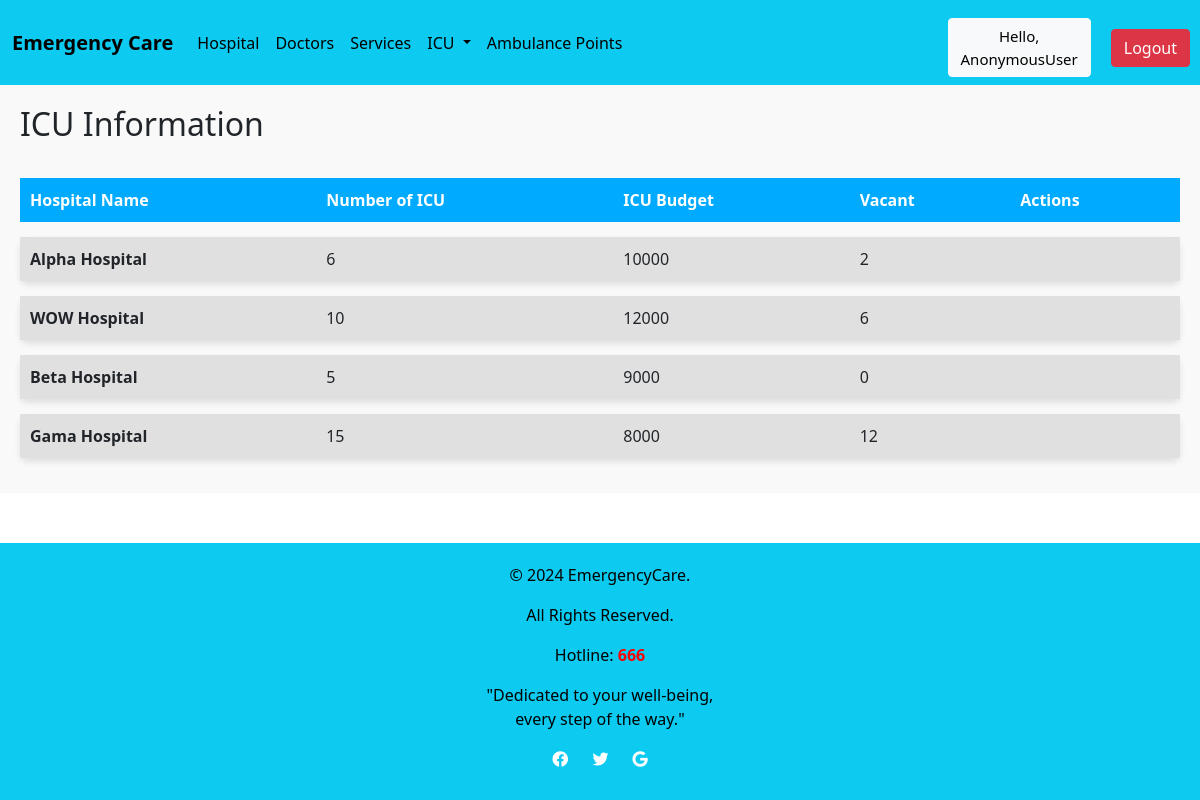
Before: /ICUVacancy/ with the older database file.
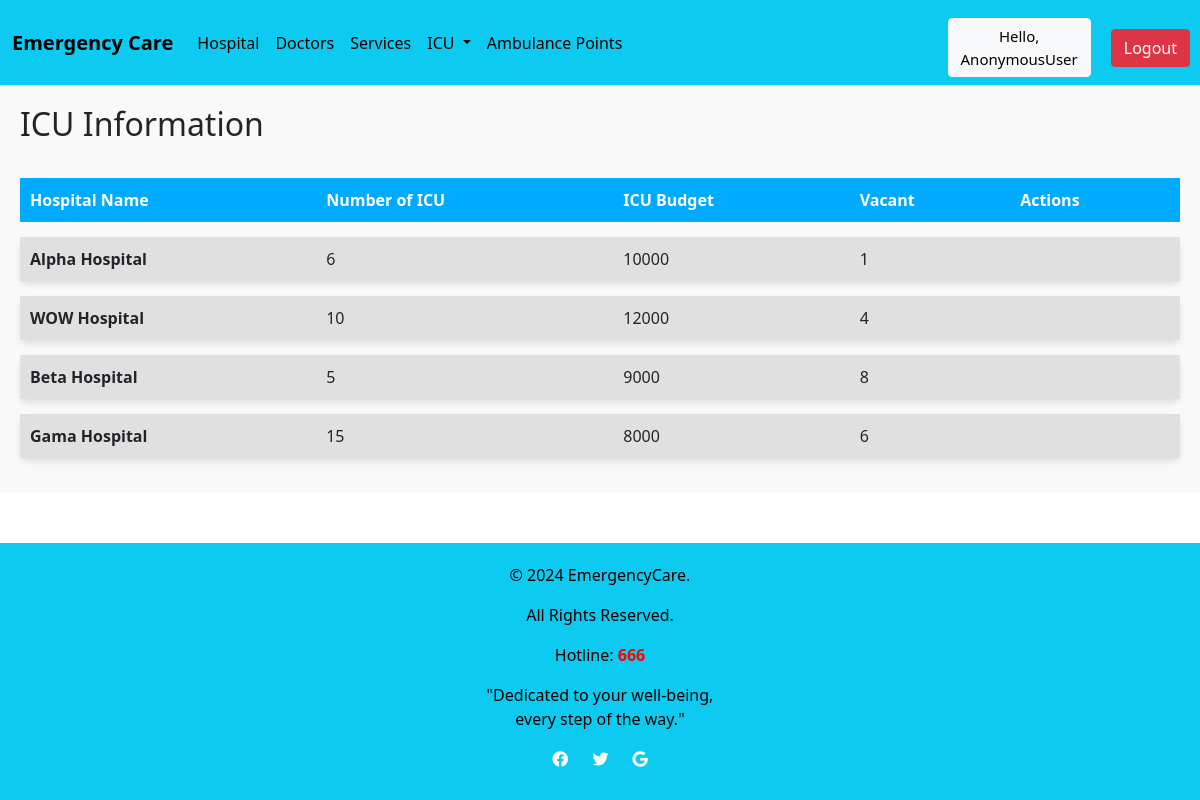
After: the same page with the newer database file.
### emergencycare/models.py (models this page shows, shortened)
class ICUVacancy(models.Model):
    H_Name = models.ForeignKey(Hospital, on_delete=models.CASCADE)
    Number_of_ICU = models.IntegerField(blank=True, null=True)
    ICU_Budget = models.IntegerField(blank=True, null=True)
    Vacant = models.IntegerField(blank=True, null=True)

class Hospital(models.Model):
    H_ID = models.CharField(max_length=200)
    H_name = models.CharField(max_length=200)
    Area_name = models.ForeignKey(Location, on_delete=models.CASCADE)
    image = models.ImageField(upload_to='images/',blank=True, null=True, default='images/default.jpg')
    def __str__(self):
        return self.H_name

### emergencycare/views.py (the view)
# urls.py: path('ICUVacancy/',e_views.icuvac,name='ICUVacancy'),
def icuvac(request):
    icuvac = ICUVacancy.objects.all()
    context = {
        'icuvac': icuvac,
    }
    return render(request, template_name='ICUVacancy.html',context=context)

### templates/ICUVacancy.html (shortened to what this page needs)
{% extends 'Home.html' %}
{% block content %}
{% load static %}
<div style="padding: 20px; background-color: #f9f9f9;">
    <h2 style="margin-bottom: 20px;">ICU Information</h2>
    {% if icuvac %}
    <table style="width: 100%; border-collapse: separate; border-spacing: 0 15px;">
        <thead>
            <tr style="background-color: #00aaff; color: white; text-align: left; padding: 10px;">
                <th style="padding: 10px;">Hospital Name</th>
                <th style="padding: 10px;">Number of ICU</th>
                <th style="padding: 10px;">ICU Budget</th>
                <th style="padding: 10px;">Vacant</th>
                <th style="padding: 10px;">Actions</th>
            </tr>
        </thead>
        <tbody>
            {% for i in icuvac %}
            <tr style="background-color: #e0e0e0; box-shadow: 0px 4px 6px rgba(0, 0, 0, 0.1); border-radius: 8px; overflow: hidden;">
                <td style="padding: 10px; font-weight: bold;">{{ i.H_Name }}</td>
                <td style="padding: 10px;">{{ i.Number_of_ICU }}</td>
                <td style="padding: 10px;">{{ i.ICU_Budget }}</td>
                <td style="padding: 10px;">{{ i.Vacant }}</td>
                <td style="padding: 10px;">
                </td>
            </tr>
            {% endfor %}
        </tbody>
    </table>
    {% else %}
    <p>No ICU information found.</p>
    {% endif %}
</div>
{% endblock %}

Changed rows visible on the page:
changed ICUVacancy "Alpha Hospital": Vacant "2" → "1"
changed ICUVacancy "WOW Hospital": Vacant "6" → "4"
changed ICUVacancy "Beta Hospital": Vacant "0" → "8"
changed ICUVacancy "Gama Hospital": Vacant "12" → "6"
